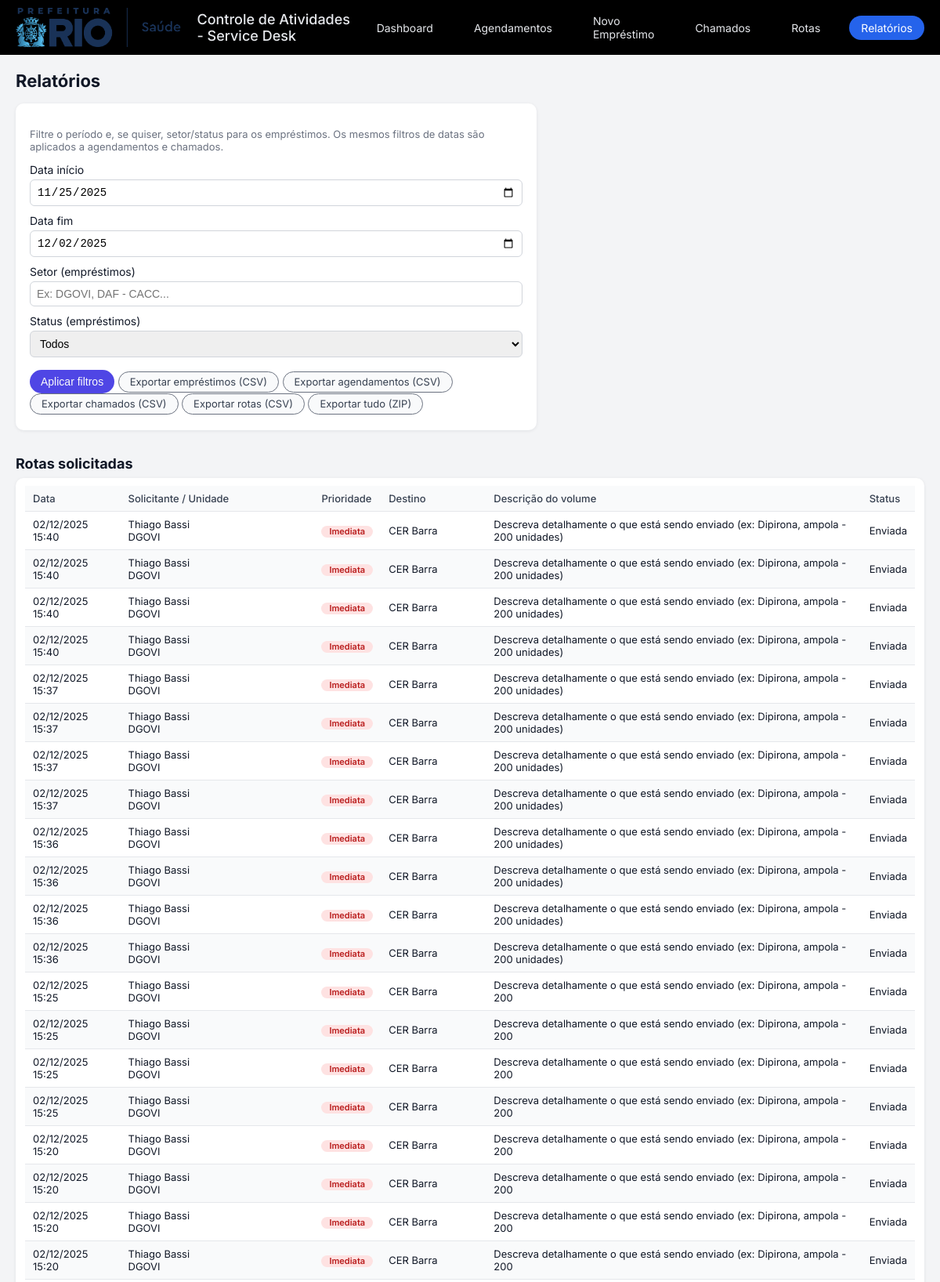
The app's page /relatorio/emprestimo (upper part) with its own data.
### tables this page shows
CREATE TABLE rotas (
        id INTEGER PRIMARY KEY AUTOINCREMENT,
        data_solicitacao TEXT NOT NULL,
        solicitante TEXT NOT NULL,
        unidade_origem TEXT NOT NULL,
        prioridade TEXT NOT NULL,
        destino TEXT NOT NULL,
        descricao_volume TEXT NOT NULL,
        status TEXT NOT NULL DEFAULT 'pendente'
    );

### app.py (the view, shortened to what this page needs)
@app.route("/relatorio/emprestimo")
def relatorio_emprestimo():
    data_inicio = request.args.get("data_inicio")
    data_fim = request.args.get("data_fim")
    setor = request.args.get("setor") or ""
    status = request.args.get("status") or "todos"
    export = request.args.get("export")  # emprestimos / agendamentos / chamados / rotas / all
    hoje = datetime.now().date()
    if data_inicio:
        dt_ini = datetime.strptime(data_inicio, "%Y-%m-%d").date()
    else:
        dt_ini = hoje - timedelta(days=7)
    if data_fim:
        dt_fim = datetime.strptime(data_fim, "%Y-%m-%d").date()
    else:
        dt_fim = hoje
    data_inicio_str = dt_ini.strftime("%Y-%m-%d")
    data_fim_str = dt_fim.strftime("%Y-%m-%d")
    dt_ini_sql = f"{data_inicio_str} 00:00:00"
    dt_fim_sql = f"{data_fim_str} 23:59:59"
    conn = get_connection()
    cur = conn.cursor()
    where = ["l.data_hora_emprestimo BETWEEN ? AND ?"]
    params = [dt_ini_sql, dt_fim_sql]
    if setor:
        where.append("l.colaborador_setor = ?")
        params.append(setor)
    if status and status != "todos":
        where.append("l.status = ?")
        params.append(status)
    sql_loans = f"""
        SELECT
            l.id,
            n.serial,
            n.modelo,
            l.colaborador_nome,
            l.colaborador_setor,
            l.data_hora_emprestimo,
            l.data_hora_devolucao,
            l.status
        FROM loans l
        JOIN notebooks n ON n.id = l.notebook_id
        WHERE {" AND ".join(where)}
        ORDER BY l.data_hora_emprestimo DESC
    """
    cur.execute(sql_loans, params)
    rows_loans = cur.fetchall()
    cur.execute(
        """
        SELECT
            s.id,
            n.serial,
            n.modelo,
            s.colaborador_nome,
            s.colaborador_setor,
            s.data_inicio,
            s.data_fim,
            s.inclui_som,
            s.status
        FROM schedules s
        JOIN notebooks n ON n.id = s.notebook_id
        WHERE s.data_inicio BETWEEN ? AND ?
        ORDER BY s.data_inicio DESC
        """,
        (dt_ini_sql, dt_fim_sql),
    )
    rows_ag = cur.fetchall()
    cur.execute(
        """
        SELECT
            id,
            tipo_equipamento,
            numero_serie,
            empresa,
            marca,
            modelo,
            defeito,
            data_abertura,
            status
        FROM tickets
        WHERE data_abertura BETWEEN ? AND ?
        ORDER BY data_abertura DESC
        """,
        (dt_ini_sql, dt_fim_sql),
    )
    rows_ch = cur.fetchall()
    cur.execute(
        """
        SELECT
            id,
            data_solicitacao,
            solicitante,
            unidade_origem,
            prioridade,
            destino,
            descricao_volume,
            status
        FROM rotas
        WHERE data_solicitacao BETWEEN ? AND ?
        ORDER BY data_solicitacao DESC
        """,
        (dt_ini_sql, dt_fim_sql),
    )
    rows_rotas = cur.fetchall()
    conn.close()
    emprestimos = []
    for r in rows_loans:
        d = dict(r)
        dt_e = datetime.strptime(d["data_hora_emprestimo"], "%Y-%m-%d %H:%M:%S")
        d["emprestimo_br"] = dt_e.strftime("%d/%m/%Y %H:%M")
        if d["data_hora_devolucao"]:
            dt_d = datetime.strptime(d["data_hora_devolucao"], "%Y-%m-%d %H:%M:%S")
            d["devolucao_br"] = dt_d.strftime("%d/%m/%Y %H:%M")
        else:
            d["devolucao_br"] = "-"
        emprestimos.append(d)
    agendamentos = []
    chamados = []
    for r in rows_ch:
        d = dict(r)
        dt_ab = datetime.strptime(d["data_abertura"], "%Y-%m-%d %H:%M:%S")
        d["data_abertura_br"] = dt_ab.strftime("%d/%m/%Y %H:%M")
        d["dias_aberto"] = (hoje - dt_ab.date()).days
        chamados.append(d)
    rotas = []
    for r in rows_rotas:
        d = dict(r)
        dt_rs = datetime.strptime(d["data_solicitacao"], "%Y-%m-%d %H:%M:%S")
        d["data_solicitacao_br"] = dt_rs.strftime("%d/%m/%Y %H:%M")
        label, css = mapear_prioridade(d.get("prioridade", ""))
        d["prioridade_label"] = label
        d["prioridade_css"] = css
        rotas.append(d)
    def csv_emprestimos():
        si = io.StringIO()
        w = csv.writer(si, delimiter=";")
        w.writerow(
            [
                "Nº Série",
                "Modelo",
                "Colaborador",
                "Setor",
                "Empréstimo",
                "Devolução",
                "Status",
            ]
        )
        for e in emprestimos:
            w.writerow(
                [
                    e["serial"],
                    e["modelo"],
                    e["colaborador_nome"],
                    e["colaborador_setor"],
                    e["emprestimo_br"],
                    e["devolucao_br"],
                    e["status"],
                ]
            )
        return si.getvalue()
    def csv_agendamentos():
        si = io.StringIO()
        w = csv.writer(si, delimiter=";")
        w.writerow(
            [
                "Nº Série",
                "Modelo",
                "Colaborador",
                "Setor",
                "Início",
                "Fim",
                "Som",
                "Status",
            ]
        )
        for a in agendamentos:
            w.writerow(
                [
                    a["serial"],
                    a["modelo"],
                    a["colaborador_nome"],
                    a["colaborador_setor"],
                    a["data_inicio_br"],
                    a["data_fim_br"],
                    "Com som" if a["inclui_som"] else "Sem som",
                    a["status"],
                ]
            )
        return si.getvalue()
    def csv_chamados():
        si = io.StringIO()
        w = csv.writer(si, delimiter=";")
        w.writerow(
            [
                "Tipo equipamento",
                "Nº Série",
                "Empresa",
                "Marca",
                "Modelo",
                "Defeito",
                "Data abertura",
                "Status",
                "Dias em aberto",
            ]
        )
        for c in chamados:
            w.writerow(
                [
                    c["tipo_equipamento"],
                    c["numero_serie"],
                    c["empresa"],
                    c["marca"],
                    c["modelo"],
                    c["defeito"],
                    c["data_abertura_br"],
                    c["status"],
                    c["dias_aberto"],
                ]
            )
        return si.getvalue()
    def csv_rotas():
        si = io.StringIO()
        w = csv.writer(si, delimiter=";")
        w.writerow(
            [
                "Data solicitação",
                "Solicitante",
                "Unidade de origem",
                "Prioridade",
                "Destino",
                "Descrição do volume",
                "Status",
            ]
        )
        for r in rotas:
            w.writerow(
                [
                    r["data_solicitacao_br"],
                    r["solicitante"],
                    r["unidade_origem"],
                    r["prioridade_label"],
                    r["destino"],
                    r["descricao_volume"],
                    r["status"],
                ]
            )
        return si.getvalue()
    return render_template(
        "relatorio_emprestimo.html",
        emprestimos=emprestimos,
        agendamentos=agendamentos,
        chamados=chamados,
        rotas=rotas,
        data_inicio=data_inicio_str,
        data_fim=data_fim_str,
        setor=setor,
        status=status,
    )

### app.py (called while the page is built)
def mapear_prioridade(prioridade_raw: str):
    if not prioridade_raw:
        return ("-", "badge-prioridade-baixa")
    p = prioridade_raw.lower()
    if "imediat" in p:   # "Imediata (Após 12h ...)"
        return ("Imediata", "badge-prioridade-imediata")
    if "alta" in p:
        return ("Alta", "badge-prioridade-alta")
    if "média" in p or "media" in p:
        return ("Média", "badge-prioridade-media")
    if "baixa" in p:
        return ("Baixa", "badge-prioridade-baixa")
    return (prioridade_raw, "badge-prioridade-baixa")

def get_connection():
    conn = sqlite3.connect(APP_DB)
    conn.row_factory = sqlite3.Row
    return conn

### templates/relatorio_emprestimo.html (shortened to what this page needs)
{% extends "base.html" %}
{% block content %}
<h2>Relatórios</h2>
<div class="form-layout">
  <form method="get" class="form-card">
    <div class="form-header">
      <p>
        Filtre o período e, se quiser, setor/status para os empréstimos. Os mesmos
        filtros de datas são aplicados a agendamentos e chamados.
      </p>
    </div>
    <div class="form-row">
      <div class="form-group">
        <label for="data_inicio">Data início</label>
        <input
          type="date"
          id="data_inicio"
          name="data_inicio"
          value="{{ data_inicio }}"
        />
      </div>
      <div class="form-group">
        <label for="data_fim">Data fim</label>
        <input
          type="date"
          id="data_fim"
          name="data_fim"
          value="{{ data_fim }}"
        />
      </div>
      <div class="form-group">
        <label for="setor">Setor (empréstimos)</label>
        <input
          type="text"
          id="setor"
          name="setor"
          placeholder="Ex: DGOVI, DAF - CACC..."
          value="{{ setor or '' }}"
        />
      </div>
      <div class="form-group">
        <label for="status">Status (empréstimos)</label>
        <select id="status" name="status">
          <option value="todos" {% if status=='todos' %}selected{% endif %}>
            Todos
          </option>
        </select>
      </div>
    </div>
<div class="form-actions">
  <button type="submit" class="btn-primary">Aplicar filtros</button>
  <a
    class="btn-secondary"
    href="{{ url_for('relatorio_emprestimo',
                    data_inicio=data_inicio,
                    data_fim=data_fim,
                    setor=setor,
                    status=status,
                    export='emprestimos') }}"
  >
    Exportar empréstimos (CSV)
  </a>
  <a
    class="btn-secondary"
    href="{{ url_for('relatorio_emprestimo',
                    data_inicio=data_inicio,
                    data_fim=data_fim,
                    setor=setor,
                    status=status,
                    export='agendamentos') }}"
  >
    Exportar agendamentos (CSV)
  </a>
  <a
    class="btn-secondary"
    href="{{ url_for('relatorio_emprestimo',
                    data_inicio=data_inicio,
                    data_fim=data_fim,
                    setor=setor,
                    status=status,
                    export='chamados') }}"
  >
    Exportar chamados (CSV)
  </a>
    <a
    class="btn-secondary"
    href="{{ url_for('relatorio_emprestimo',
                    data_inicio=data_inicio,
                    data_fim=data_fim,
                    setor=setor,
                    status=status,
                    export='rotas') }}"
  >
    Exportar rotas (CSV)
  </a>
  <a
    class="btn-secondary"
    href="{{ url_for('relatorio_emprestimo',
                    data_inicio=data_inicio,
                    data_fim=data_fim,
                    setor=setor,
                    status=status,
                    export='all') }}"
  >
    Exportar tudo (ZIP)
  </a>
</div>
  </form>
</div>
<div class="section-header">
  <h3>Rotas solicitadas</h3>
</div>
<div class="table-card">
  <div class="table-wrapper">
    {% if rotas %}
      <table>
        <thead>
          <tr>
            <th>Data</th>
            <th>Solicitante / Unidade</th>
            <th>Prioridade</th>
            <th>Destino</th>
            <th>Descrição do volume</th>
            <th>Status</th>
          </tr>
        </thead>
        <tbody>
          {% for rota in rotas %}
            <tr>
              <td>{{ rota.data_solicitacao_br }}</td>
              <td>
                {{ rota.solicitante }}<br>
                <span class="tv-sub">{{ rota.unidade_origem }}</span>
              </td>
              <td>
                <span class="badge-prioridade {{ rota.prioridade_css }}">
                  {{ rota.prioridade_label }}
                </span>
              </td>
              <td>{{ rota.destino }}</td>
              <td>{{ rota.descricao_volume }}</td>
              <td>{{ rota.status|capitalize }}</td>
            </tr>
          {% endfor %}
        </tbody>
      </table>
    {% endif %}
  </div>
</div>
{% endblock %}

### static/style.css (style rules this page uses)
* { box-sizing: border-box; }
body { font-family: "Inter", system-ui, -apple-system, BlinkMacSystemFont, "Segoe UI", sans-serif; margin: 0; background: #f3f4f6; color: #111827; }
h2 { margin-top: 0; margin-bottom: 16px; font-size: 22px; }
.section-header { margin-top: 32px; margin-bottom: 8px; display: flex; align-items: baseline; gap: 10px; }
.section-header h3 { margin: 0; font-size: 18px; }
.form-layout { display: grid; grid-template-columns: minmax(0, 1.4fr) minmax(0, 1fr); gap: 20px; }
.form-card { background: #ffffff; padding: 18px 18px 20px; border-radius: 10px; box-shadow: 0 1px 4px rgba(15, 23, 42, 0.08); }
.form-header { font-size: 13px; color: #6b7280; margin-bottom: 10px; }
.form-card label { display: block; margin-top: 10px; margin-bottom: 4px; font-size: 14px; }
.form-card input, .form-card select { width: 100%; padding: 7px 8px; font-size: 14px; border-radius: 6px; border: 1px solid #d1d5db; outline: none; }
.btn-primary { margin-top: 16px; padding: 8px 14px; font-size: 14px; cursor: pointer; background: #4f46e5; color: #f9fafb; border-radius: 999px; border: none; }
.table-card { background: #ffffff; padding: 10px 12px 12px; border-radius: 10px; box-shadow: 0 1px 4px rgba(15, 23, 42, 0.08); }
.table-wrapper { width: 100%; overflow-x: auto; }
table { width: 100%; border-collapse: collapse; font-size: 13px; }
th, td { padding: 8px 10px; border-bottom: 1px solid #e5e7eb; }
th { background: #f9fafb; text-align: left; font-weight: 500; color: #374151; }
tbody tr:nth-child(even) { background: #f9fafb; }
.badge-prioridade { display: inline-flex; align-items: center; justify-content: center; padding: 2px 10px; border-radius: 999px; font-size: 11px; font-weight: 600; line-height: 1; white-space: nowrap; }
.badge-prioridade-imediata { background: #fee2e2; color: #b91c1c; }
.btn-secondary { display: inline-block; padding: 6px 14px; border-radius: 999px; border: 1px solid #6b7280; background: #f9fafb; color: #374151; font-size: 13px; text-decoration: none; }
.btn-primary, .btn-secondary, .btn-small { display: inline-flex; align-items: center; justify-content: center; line-height: 1; }

### records on screen
rotas: data_solicitacao_br "02/12/2025 15:40", solicitante "Thiago Bassi", unidade_origem "DGOVI", prioridade_label "Imediata", destino "CER Barra", descricao_volume "Descreva detalhamente o que está sendo enviado (ex: Dipirona, ampola - 200 unidades)", status "Enviada"
rotas: data_solicitacao_br "02/12/2025 15:40", solicitante "Thiago Bassi", unidade_origem "DGOVI", prioridade_label "Imediata", destino "CER Barra", descricao_volume "Descreva detalhamente o que está sendo enviado (ex: Dipirona, ampola - 200 unidades)", status "Enviada"
rotas: data_solicitacao_br "02/12/2025 15:40", solicitante "Thiago Bassi", unidade_origem "DGOVI", prioridade_label "Imediata", destino "CER Barra", descricao_volume "Descreva detalhamente o que está sendo enviado (ex: Dipirona, ampola - 200 unidades)", status "Enviada"
rotas: data_solicitacao_br "02/12/2025 15:40", solicitante "Thiago Bassi", unidade_origem "DGOVI", prioridade_label "Imediata", destino "CER Barra", descricao_volume "Descreva detalhamente o que está sendo enviado (ex: Dipirona, ampola - 200 unidades)", status "Enviada"
rotas: data_solicitacao_br "02/12/2025 15:37", solicitante "Thiago Bassi", unidade_origem "DGOVI", prioridade_label "Imediata", destino "CER Barra", descricao_volume "Descreva detalhamente o que está sendo enviado (ex: Dipirona, ampola - 200 unidades)", status "Enviada"
rotas: data_solicitacao_br "02/12/2025 15:37", solicitante "Thiago Bassi", unidade_origem "DGOVI", prioridade_label "Imediata", destino "CER Barra", descricao_volume "Descreva detalhamente o que está sendo enviado (ex: Dipirona, ampola - 200 unidades)", status "Enviada"
rotas: data_solicitacao_br "02/12/2025 15:37", solicitante "Thiago Bassi", unidade_origem "DGOVI", prioridade_label "Imediata", destino "CER Barra", descricao_volume "Descreva detalhamente o que está sendo enviado (ex: Dipirona, ampola - 200 unidades)", status "Enviada"
rotas: data_solicitacao_br "02/12/2025 15:37", solicitante "Thiago Bassi", unidade_origem "DGOVI", prioridade_label "Imediata", destino "CER Barra", descricao_volume "Descreva detalhamente o que está sendo enviado (ex: Dipirona, ampola - 200 unidades)", status "Enviada"
rotas: data_solicitacao_br "02/12/2025 15:36", solicitante "Thiago Bassi", unidade_origem "DGOVI", prioridade_label "Imediata", destino "CER Barra", descricao_volume "Descreva detalhamente o que está sendo enviado (ex: Dipirona, ampola - 200 unidades)", status "Enviada"
rotas: data_solicitacao_br "02/12/2025 15:36", solicitante "Thiago Bassi", unidade_origem "DGOVI", prioridade_label "Imediata", destino "CER Barra", descricao_volume "Descreva detalhamente o que está sendo enviado (ex: Dipirona, ampola - 200 unidades)", status "Enviada"
rotas: data_solicitacao_br "02/12/2025 15:36", solicitante "Thiago Bassi", unidade_origem "DGOVI", prioridade_label "Imediata", destino "CER Barra", descricao_volume "Descreva detalhamente o que está sendo enviado (ex: Dipirona, ampola - 200 unidades)", status "Enviada"
rotas: data_solicitacao_br "02/12/2025 15:36", solicitante "Thiago Bassi", unidade_origem "DGOVI", prioridade_label "Imediata", destino "CER Barra", descricao_volume "Descreva detalhamente o que está sendo enviado (ex: Dipirona, ampola - 200 unidades)", status "Enviada"
rotas: data_solicitacao_br "02/12/2025 15:25", solicitante "Thiago Bassi", unidade_origem "DGOVI", prioridade_label "Imediata", destino "CER Barra", descricao_volume "Descreva detalhamente o que está sendo enviado (ex: Dipirona, ampola - 200", status "Enviada"
rotas: data_solicitacao_br "02/12/2025 15:25", solicitante "Thiago Bassi", unidade_origem "DGOVI", prioridade_label "Imediata", destino "CER Barra", descricao_volume "Descreva detalhamente o que está sendo enviado (ex: Dipirona, ampola - 200", status "Enviada"
rotas: data_solicitacao_br "02/12/2025 15:25", solicitante "Thiago Bassi", unidade_origem "DGOVI", prioridade_label "Imediata", destino "CER Barra", descricao_volume "Descreva detalhamente o que está sendo enviado (ex: Dipirona, ampola - 200", status "Enviada"
rotas: data_solicitacao_br "02/12/2025 15:25", solicitante "Thiago Bassi", unidade_origem "DGOVI", prioridade_label "Imediata", destino "CER Barra", descricao_volume "Descreva detalhamente o que está sendo enviado (ex: Dipirona, ampola - 200", status "Enviada"
rotas: data_solicitacao_br "02/12/2025 15:20", solicitante "Thiago Bassi", unidade_origem "DGOVI", prioridade_label "Imediata", destino "CER Barra", descricao_volume "Descreva detalhamente o que está sendo enviado (ex: Dipirona, ampola - 200", status "Enviada"
rotas: data_solicitacao_br "02/12/2025 15:20", solicitante "Thiago Bassi", unidade_origem "DGOVI", prioridade_label "Imediata", destino "CER Barra", descricao_volume "Descreva detalhamente o que está sendo enviado (ex: Dipirona, ampola - 200", status "Enviada"
rotas: data_solicitacao_br "02/12/2025 15:20", solicitante "Thiago Bassi", unidade_origem "DGOVI", prioridade_label "Imediata", destino "CER Barra", descricao_volume "Descreva detalhamente o que está sendo enviado (ex: Dipirona, ampola - 200", status "Enviada"
rotas: data_solicitacao_br "02/12/2025 15:20", solicitante "Thiago Bassi", unidade_origem "DGOVI", prioridade_label "Imediata", destino "CER Barra", descricao_volume "Descreva detalhamente o que está sendo enviado (ex: Dipirona, ampola - 200", status "Enviada"
